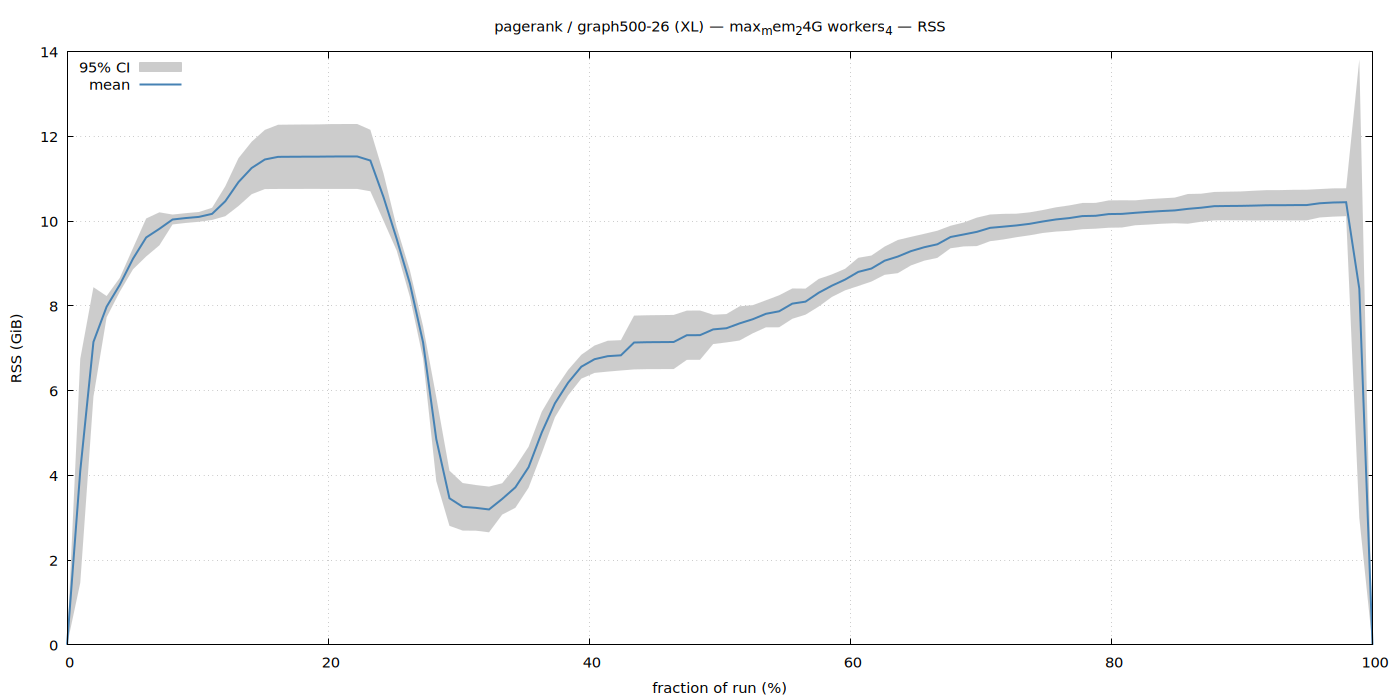

Reproduce this figure in gnuplot.
set terminal pngcairo size 1400,700 enhanced font 'Sans,11'
set output '/home/ubuntu/nvm/results/pagerank/XL/graph500-26/max_mem_24G_workers_4/rss.png'
set title "pagerank / graph500-26 (XL) — max_mem_24G workers_4 — RSS"
set xlabel 'fraction of run (%)'
set ylabel 'RSS (GiB)'
set grid
set key top left
set yrange [0:*]
plot '/home/ubuntu/nvm/results/pagerank/XL/graph500-26/max_mem_24G_workers_4/rss.dat' using 1:3:4 with filledcurves lc rgb '#cccccc' title '95% CI', \
     '' using 1:2 with lines lw 2 lc rgb '#4682b4' title 'mean'
